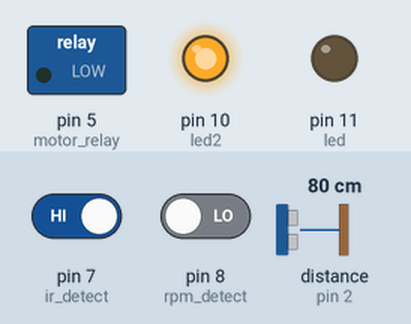
Recording of a sketch running on a simulated Arduino Uno, built with avr-gcc and run on an emulated ATmega328P. Shown: switched loads named in the sketch (green lamp = pin HIGH), output pins drawn as LEDs (lit = HIGH). Wiring (inferred from the names in the program): ultrasonic range finder: trigger pin 3; echo pin 2. The inputs (shaded band) are chosen by the test bench; at power-on: distance to the obstacle (sensor on pin 2) 80 cm, pin 8 (rpm_detect) LOW, pin 7 (ir_detect) HIGH. The echo pulse lasts 58.3 µs per cm; pins used as bus, display or sensor lines are not drawn; what the sketch prints to the serial monitor is not drawn.

Above: at 2.2 s.
2.3 s: distance to the obstacle (sensor on pin 2) set to 43 cm
3.8 s: distance to the obstacle (sensor on pin 2) set to 38 cm
At 3.9 s:
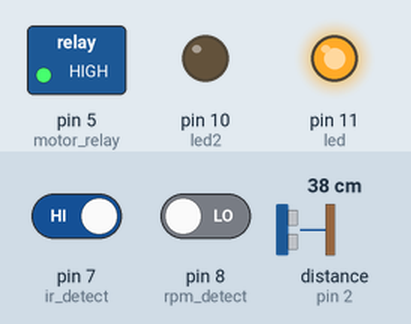
5.5 s: pin 8 (rpm_detect) driven HIGH
At 9.1 s:
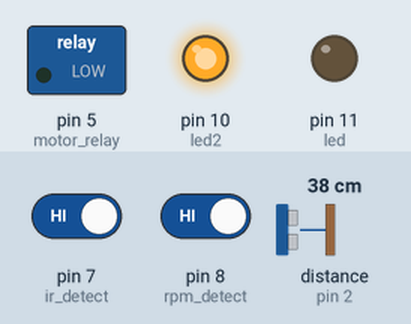
Timing chart, 0 to 10.6 s (numbered marks = the images above; inputs shaded):
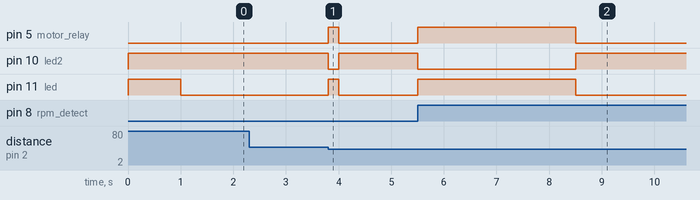

The sketch:

Distance_Meter.ino
```cpp
#define trigPin 3
#define echoPin 2
#define led 11
#define led2 10
#define motor_relay 5
#define ir_detect 7
#define rpm_detect 8
int seconds = 0;
bool rotation[2] = {0};
long currentTime;
long prevTime = 1;
long diffTime;

void setup() {
  Serial.begin (115200);
  pinMode(trigPin, OUTPUT);
  pinMode(echoPin, INPUT);
  pinMode(led, OUTPUT);
  pinMode(led2, OUTPUT);
  pinMode(motor_relay, OUTPUT);
  pinMode(ir_detect, INPUT);
  pinMode(rpm_detect, INPUT);
  digitalWrite(led, HIGH);
  digitalWrite(led2, HIGH);
  delay(1000);
  digitalWrite(led, LOW);
  digitalWrite(led2, LOW);
}

void loop() {

  int distance = distance_measure();
  int rpm = rpm_check();
  bool flow = ir_check();

  if (distance < 40 && rpm !=0) {  // This is where the LED On/Off happens
    digitalWrite(led, HIGH); // When the Red condition is met, the Green LED should turn off
    digitalWrite(led2, LOW);
    digitalWrite(motor_relay, HIGH);
  }
  else {
    digitalWrite(led, LOW);
    digitalWrite(led2, HIGH);
    digitalWrite(motor_relay, LOW);

    if (flow == LOW){
    //  Serial.print("flowing");
    }
  }
  if (distance >= 200 || distance <= 0) {
   // Serial.println("Out of range");
  }
  else {
    //Serial.print(distance);
   // Serial.println(" cm");
  }
    Serial.print(rpm);
    Serial.println(" rpm");
 // delay(500);

}
//------------------------------------------------------------------
//Check IR Sensor. Return presence of absence of seasoning.
bool ir_check() {
  bool detection = HIGH;
  detection = digitalRead(ir_detect);
  if (detection == LOW) {
    return LOW;
  } else {
    return HIGH;
  }
}

//-------------------------------------------------------------------
//This function dedects the rotation of an input shaft
//returns the rpm.
int rpm_check(){
static int rpm;
 // rotation[1] = rotation[2];
  static int seconds_elapsed = millis();
  rotation[1]= digitalRead(rpm_detect);
//  Serial.println(rotation[1]);
  currentTime = micros();
  diffTime = currentTime - prevTime;
//  Serial.println(diffTime);
  if (diffTime > 3000000 && rotation[1] == rotation[2]){
    rpm = 0;

  }

  if (rotation[1] != rotation[2]){

    currentTime = micros();
    diffTime = currentTime - prevTime;

    rpm = 60000000/diffTime;
    rpm = rpm /2;
    prevTime = currentTime;
    //rotation[2] = rotation[1];


  }
 rotation[2] = rotation[1];
 return rpm;
}
int distance_measure(){
  long duration, distance;
  digitalWrite(trigPin, LOW);  // Added this line
  delayMicroseconds(2); // Added this line
  digitalWrite(trigPin, HIGH);
  //  delayMicroseconds(1000); - Removed this line
  delayMicroseconds(10); // Added this line
  digitalWrite(trigPin, LOW);
  duration = pulseIn(echoPin, HIGH);
  distance = (duration / 2) / 29.1;
  return distance;

}
```

Measured:
- the behaviour switches between 41 and 40 cm on distance to the obstacle (sensor on pin 2) (found by bisection; images 0 and 1)
- after the input at 3.8 s, pin 5 (motor_relay), pin 11 (led): LOW → HIGH at once, → LOW 0.20 s later; pin 10 (led2): HIGH → LOW at once, → HIGH 0.20 s later
- after the input at 5.5 s, pin 5 (motor_relay), pin 11 (led): LOW → HIGH at once, → LOW 3.0 s later; pin 10 (led2): HIGH → LOW at once, → HIGH 3.0 s later
